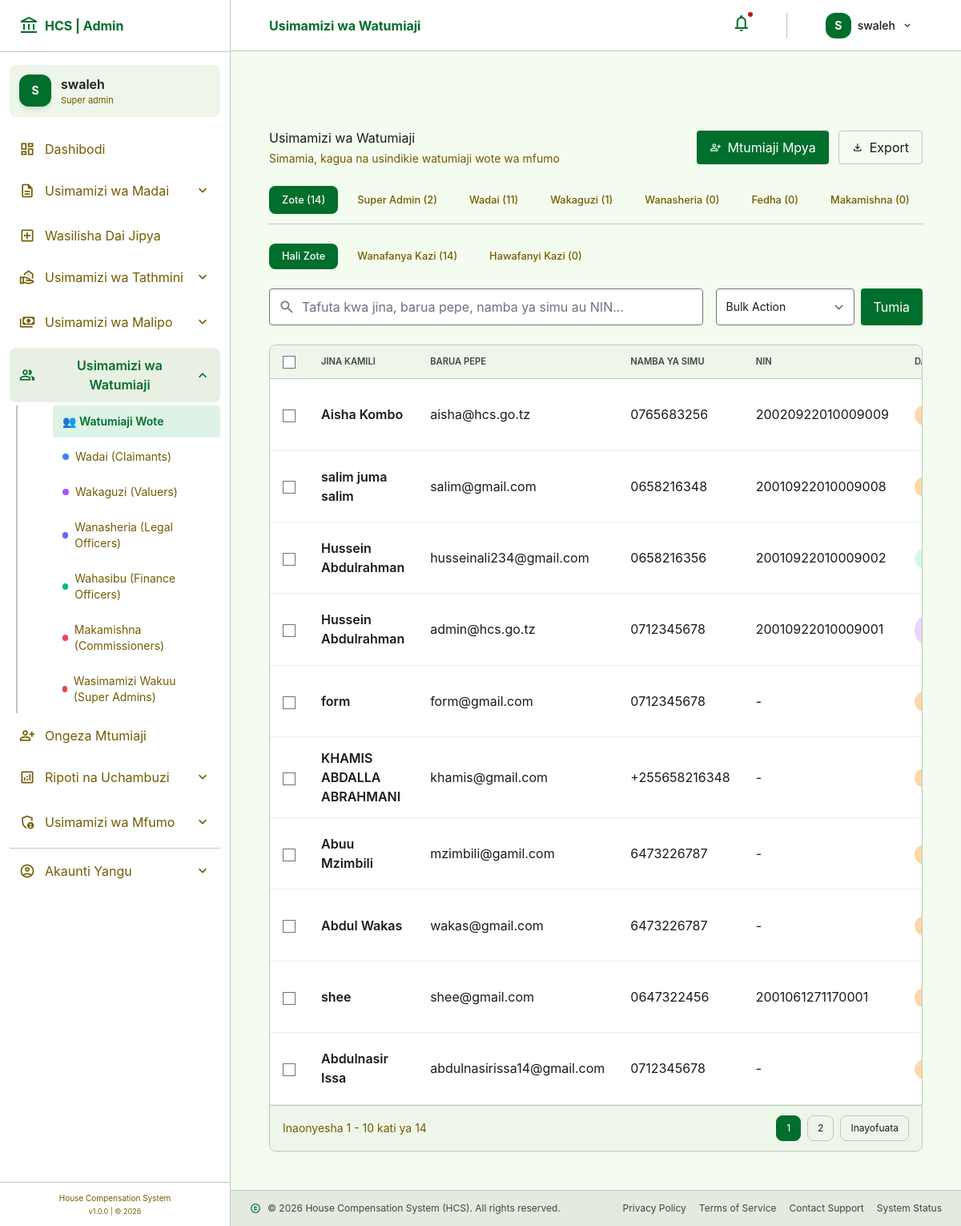
/admin/users.php (signed in), run on the app's committed database.
### tables this page shows
CREATE TABLE `users` (
  `id` int(11) NOT NULL,
  `full_name` varchar(255) NOT NULL,
  `email` varchar(255) NOT NULL,
  `phone` varchar(20) DEFAULT NULL,
  `nin` varchar(30) DEFAULT NULL,
  `role` enum('super_admin','claimant','valuer','legal_officer','finance_officer','commissioner') DEFAULT 'claimant',
  `password` varchar(255) NOT NULL,
  `status` enum('active','inactive') DEFAULT 'active',
  `created_at` timestamp NOT NULL DEFAULT current_timestamp()
);

### admin/users.php (the view, shortened to what this page needs)
<?php
$conn = getDB();
$role_filter = $_GET['role'] ?? 'all';
$status_filter = $_GET['status'] ?? 'all';
$search_term = $_GET['search'] ?? '';
$sort_by = $_GET['sort'] ?? 'created_at';
$sort_order = $_GET['order'] ?? 'DESC';
$where_clauses = [];
$params = [];
$types = "";
$where_sql = empty($where_clauses) ? "" : "WHERE " . implode(" AND ", $where_clauses);
$count_query = "SELECT COUNT(*) as total FROM users $where_sql";
$count_stmt = mysqli_prepare($conn, $count_query);
mysqli_stmt_execute($count_stmt);
$count_result = mysqli_stmt_get_result($count_stmt);
$total_users = mysqli_fetch_assoc($count_result)['total'];
$page = isset($_GET['page']) ? max(1, intval($_GET['page'])) : 1;
$per_page = 10;
$offset = ($page - 1) * $per_page;
$total_pages = ceil($total_users / $per_page);
$query = "SELECT id, full_name, email, phone, nin, role, status, created_at
          FROM users
          $where_sql
          ORDER BY $sort_by $sort_order
          LIMIT ? OFFSET ?";
$params[] = $per_page;
$params[] = $offset;
$types .= "ii";
$stmt = mysqli_prepare($conn, $query);
mysqli_stmt_bind_param($stmt, $types, ...$params);
mysqli_stmt_execute($stmt);
$result = mysqli_stmt_get_result($stmt);
$users = [];
while ($row = mysqli_fetch_assoc($result)) {
    $users[] = $row;
}
$role_counts = [];
$role_query = "SELECT role, COUNT(*) as count FROM users GROUP BY role";
$role_result = mysqli_query($conn, $role_query);
while ($row = mysqli_fetch_assoc($role_result)) {
    $role_counts[$row['role']] = $row['count'];
}
$status_counts = [];
$status_query = "SELECT status, COUNT(*) as count FROM users GROUP BY status";
$status_result = mysqli_query($conn, $status_query);
while ($row = mysqli_fetch_assoc($status_result)) {
    $status_counts[$row['status']] = $row['count'];
}
require_once __DIR__ . '/includes/admin-header.php';
?>
<div class="space-y-6">
    <div class="flex flex-col md:flex-row md:items-center justify-between gap-4">
        <div>
            <h2 class="font-headline-lg text-on-background">Usimamizi wa Watumiaji</h2>
            <p class="text-secondary text-sm mt-1">Simamia, kagua na usindikie watumiaji wote wa mfumo</p>
        </div>
        <div class="flex gap-3">
            <button onclick="openAddUserModal()" class="px-4 py-2 bg-primary text-white rounded-lg flex items-center gap-2 hover:bg-primary-container transition shadow-sm">
                <span class="material-symbols-outlined text-sm">person_add</span> Mtumiaji Mpya
            </button>
            <button onclick="exportUsers()" class="px-4 py-2 border border-outline-variant rounded-lg flex items-center gap-2 hover:bg-surface-container-low transition">
                <span class="material-symbols-outlined text-sm">download</span> Export
            </button>
        </div>
    </div>
    <div class="flex flex-wrap gap-2 border-b border-outline-variant pb-3">
        <a href="?role=all&status=<?php echo $status_filter; ?>&search=<?php echo urlencode($search_term); ?>"
           class="filter-tab <?php echo $role_filter === 'all' ? 'active' : 'text-secondary'; ?>">
            Zote (<?php echo array_sum($role_counts); ?>)
        </a>
        <a href="?role=super_admin&status=<?php echo $status_filter; ?>&search=<?php echo urlencode($search_term); ?>"
           class="filter-tab <?php echo $role_filter === 'super_admin' ? 'active' : 'text-secondary'; ?>">
            Super Admin (<?php echo $role_counts['super_admin'] ?? 0; ?>)
        </a>
        <a href="?role=claimant&status=<?php echo $status_filter; ?>&search=<?php echo urlencode($search_term); ?>"
           class="filter-tab <?php echo $role_filter === 'claimant' ? 'active' : 'text-secondary'; ?>">
            Wadai (<?php echo $role_counts['claimant'] ?? 0; ?>)
        </a>
        <a href="?role=valuer&status=<?php echo $status_filter; ?>&search=<?php echo urlencode($search_term); ?>"
           class="filter-tab <?php echo $role_filter === 'valuer' ? 'active' : 'text-secondary'; ?>">
            Wakaguzi (<?php echo $role_counts['valuer'] ?? 0; ?>)
        </a>
        <a href="?role=legal_officer&status=<?php echo $status_filter; ?>&search=<?php echo urlencode($search_term); ?>"
           class="filter-tab <?php echo $role_filter === 'legal_officer' ? 'active' : 'text-secondary'; ?>">
            Wanasheria (<?php echo $role_counts['legal_officer'] ?? 0; ?>)
        </a>
        <a href="?role=finance_officer&status=<?php echo $status_filter; ?>&search=<?php echo urlencode($search_term); ?>"
           class="filter-tab <?php echo $role_filter === 'finance_officer' ? 'active' : 'text-secondary'; ?>">
            Fedha (<?php echo $role_counts['finance_officer'] ?? 0; ?>)
        </a>
        <a href="?role=commissioner&status=<?php echo $status_filter; ?>&search=<?php echo urlencode($search_term); ?>"
           class="filter-tab <?php echo $role_filter === 'commissioner' ? 'active' : 'text-secondary'; ?>">
            Makamishna (<?php echo $role_counts['commissioner'] ?? 0; ?>)
        </a>
    </div>
    <div class="flex flex-wrap gap-2">
        <a href="?role=<?php echo $role_filter; ?>&status=all&search=<?php echo urlencode($search_term); ?>"
           class="filter-tab <?php echo $status_filter === 'all' ? 'active' : 'text-secondary'; ?> text-xs py-1 px-3">
            Hali Zote
        </a>
        <a href="?role=<?php echo $role_filter; ?>&status=active&search=<?php echo urlencode($search_term); ?>"
           class="filter-tab <?php echo $status_filter === 'active' ? 'active' : 'text-secondary'; ?> text-xs py-1 px-3">
            Wanafanya Kazi (<?php echo $status_counts['active'] ?? 0; ?>)
        </a>
        <a href="?role=<?php echo $role_filter; ?>&status=inactive&search=<?php echo urlencode($search_term); ?>"
           class="filter-tab <?php echo $status_filter === 'inactive' ? 'active' : 'text-secondary'; ?> text-xs py-1 px-3">
            Hawafanyi Kazi (<?php echo $status_counts['inactive'] ?? 0; ?>)
        </a>
    </div>
    <div class="flex flex-col md:flex-row gap-4">
        <form method="GET" action="" class="flex-1" id="searchForm">
            <div class="relative">
                <span class="material-symbols-outlined absolute left-3 top-1/2 -translate-y-1/2 text-outline text-xl">search</span>
                <input type="text" name="search" id="searchInput" value="<?php echo htmlspecialchars($search_term); ?>"
                       placeholder="Tafuta kwa jina, barua pepe, namba ya simu au NIN..."
                       class="w-full pl-10 pr-4 py-2.5 border border-outline rounded-lg focus:border-primary focus:ring-1 focus:ring-primary outline-none">
            </div>
        </form>
        <div class="flex gap-2">
            <select id="bulk_action_select" class="px-3 py-2.5 border border-outline rounded-lg bg-white text-sm">
                <option value="">Bulk Action</option>
            </select>
            <button onclick="applyBulkAction()" class="px-4 py-2.5 bg-primary text-white rounded-lg hover:bg-primary-container transition shadow-sm">
                Tumia
            </button>
        </div>
    </div>
    <div class="bg-white border border-outline-variant rounded-xl shadow-sm overflow-hidden">
        <div class="overflow-x-auto">
            <form id="bulk_form" method="POST">
                <table class="users-table">
                    <thead>
                        <tr>
                            <th class="w-10"><input type="checkbox" id="select_all" class="checkbox-select"></th>
                            <th><a href="?role=<?php echo $role_filter; ?>&status=<?php echo $status_filter; ?>&search=<?php echo urlencode($search_term); ?>&sort=full_name&order=<?php echo $sort_by == 'full_name' && $sort_order == 'ASC' ? 'DESC' : 'ASC'; ?>">Jina Kamili</a></th>
                            <th>Barua Pepe</th>
                            <th>Namba ya Simu</th>
                            <th>NIN</th>
                            <th><a href="?role=<?php echo $role_filter; ?>&status=<?php echo $status_filter; ?>&search=<?php echo urlencode($search_term); ?>&sort=role&order=<?php echo $sort_by == 'role' && $sort_order == 'ASC' ? 'DESC' : 'ASC'; ?>">Daraja</a></th>
                        </tr>
                    </thead>
                    <tbody>
                        <?php if (empty($users)): ?>
                        <tr>
                            <td colspan="9" class="text-center py-12 text-secondary">
                                <span class="material-symbols-outlined text-5xl mb-2 block">people</span>
                                Hakuna watumiaji wanaolingana na vigezo vyako
                            </td>
                        </tr>
                        <?php else: ?>
                        <?php foreach ($users as $user): ?>
                        <tr id="row-<?php echo $user['id']; ?>" data-user-id="<?php echo $user['id']; ?>">
                            <td>
                                <input type="checkbox" name="selected_ids[]" value="<?php echo $user['id']; ?>" class="checkbox-select user-checkbox" <?php echo $user['id'] == $_SESSION['user_id'] ? 'disabled' : ''; ?>>
                            </td>
                            <td class="font-semibold"><?php echo htmlspecialchars($user['full_name']); ?>
                            </td>
                            <td><?php echo htmlspecialchars($user['email']); ?></td>
                            <td><?php echo htmlspecialchars($user['phone'] ?? '-'); ?></td>
                            <td><?php echo htmlspecialchars($user['nin'] ?? '-'); ?></td>
                            <td><span class="role-badge <?php echo $user['role']; ?>"><?php echo str_replace('_', ' ', ucfirst($user['role'])); ?></span></td>
                        </tr>
                        <?php endforeach; ?>
                        <?php endif; ?>
                    </tbody>
                </table>
            </form>
        </div>
        <?php if ($total_pages > 1): ?>
        <div class="flex items-center justify-between px-4 py-3 border-t border-outline-variant bg-surface-container-low">
            <div class="text-sm text-secondary">
                Inaonyesha <?php echo (($page - 1) * $per_page) + 1; ?> - <?php echo min($page * $per_page, $total_users); ?> kati ya <?php echo $total_users; ?>
            </div>
            <div class="flex gap-2">
                <?php
                $start_page = max(1, $page - 2);
                $end_page = min($total_pages, $page + 2);
                for ($i = $start_page; $i <= $end_page; $i++):
                ?>
                <a href="?role=<?php echo $role_filter; ?>&status=<?php echo $status_filter; ?>&search=<?php echo urlencode($search_term); ?>&page=<?php echo $i; ?>" class="pagination-btn <?php echo $i == $page ? 'active' : ''; ?>"><?php echo $i; ?></a>
                <?php endfor; ?>
                <?php if ($page < $total_pages): ?>
                <a href="?role=<?php echo $role_filter; ?>&status=<?php echo $status_filter; ?>&search=<?php echo urlencode($search_term); ?>&page=<?php echo $page + 1; ?>" class="pagination-btn">Inayofuata</a>
                <?php endif; ?>
            </div>
        </div>
        <?php endif; ?>
    </div>
</div>
<?php require_once __DIR__ . '/includes/admin-footer.php'; ?>

### admin/includes/admin-header.php (style rules this page uses)
.material-symbols-outlined { font-variation-settings: 'FILL' 0, 'wght' 400, 'GRAD' 0, 'opsz' 24; }

### admin/users.php (style rules this page uses)
.role-badge { display: inline-flex; align-items: center; padding: 0.25rem 0.75rem; border-radius: 9999px; font-size: 0.7rem; font-weight: 600; }
.role-badge.super_admin { background: #e9d5ff; color: #6b21a5; }
.role-badge.claimant { background: #fed7aa; color: #9a3412; }
.role-badge.valuer { background: #d1fae5; color: #065f46; }
.users-table { width: 100%; border-collapse: collapse; }
.users-table th { padding: 0.75rem 1rem; text-align: left; font-size: 0.7rem; font-weight: 600; text-transform: uppercase; color: #3d4a3d; background-color: #eef6ea; border-bottom: 1px solid #bccab9; }
.users-table td { padding: 0.875rem 1rem; border-bottom: 1px solid #e8f0e4; vertical-align: middle; }
.filter-tab { padding: 0.5rem 1rem; border-radius: 0.5rem; font-size: 0.8rem; font-weight: 500; transition: all 0.2s ease; }
.filter-tab.active { background-color: #006e2c; color: white; }
.checkbox-select { width: 1rem; height: 1rem; accent-color: #006e2c; cursor: pointer; }
.pagination-btn { padding: 0.375rem 0.75rem; border: 1px solid #bccab9; border-radius: 0.5rem; font-size: 0.75rem; transition: all 0.15s ease; }
.pagination-btn.active { background-color: #006e2c; color: white; border-color: #006e2c; }

### data on the page
users: full_name "Aisha Kombo", email "aisha@hcs.go.tz", phone "0765683256", nin "20020922010009009"
users: full_name "salim juma salim", email "salim@gmail.com", phone "0658216348", nin "20010922010009008"
users: full_name "Hussein Abdulrahman", email "husseinali234@gmail.com", phone "0658216356", nin "20010922010009002"
users: full_name "Hussein Abdulrahman", email "admin@hcs.go.tz", phone "0712345678", nin "20010922010009001"
users: full_name "form", email "form@gmail.com", phone "0712345678", nin "-"
users: full_name "KHAMIS ABDALLA ABRAHMANI", email "khamis@gmail.com", phone "+255658216348", nin "-"
users: full_name "Abuu Mzimbili", email "mzimbili@gamil.com", phone "6473226787", nin "-"
users: full_name "Abdul Wakas", email "wakas@gmail.com", phone "6473226787", nin "-"
users: full_name "shee", email "shee@gmail.com", phone "0647322456", nin "2001061271170001"
users: full_name "Abdulnasir Issa", email "abdulnasirissa14@gmail.com", phone "0712345678", nin "-"

### other printed values
substr($_SESSION['full_name'] ?? 'A', 0, 1) "S"
$_SESSION['full_name'] "swaleh"
str_replace('_', ' ', $_SESSION['role'] ?? 'Super Admin') "Super admin"
$page_heading "Usimamizi wa Watumiaji"
substr($_SESSION['full_name'], 0, 1) "S"
array_sum($role_counts) "14"
$role_counts['super_admin'] "2"
$role_counts['claimant'] "11"
$role_counts['valuer'] "1"
$role_counts['legal_officer'] "0"
$role_counts['finance_officer'] "0"
$role_counts['commissioner'] "0"
$status_counts['active'] "14"
$status_counts['inactive'] "0"
min($page * $per_page, $total_users) "10"
